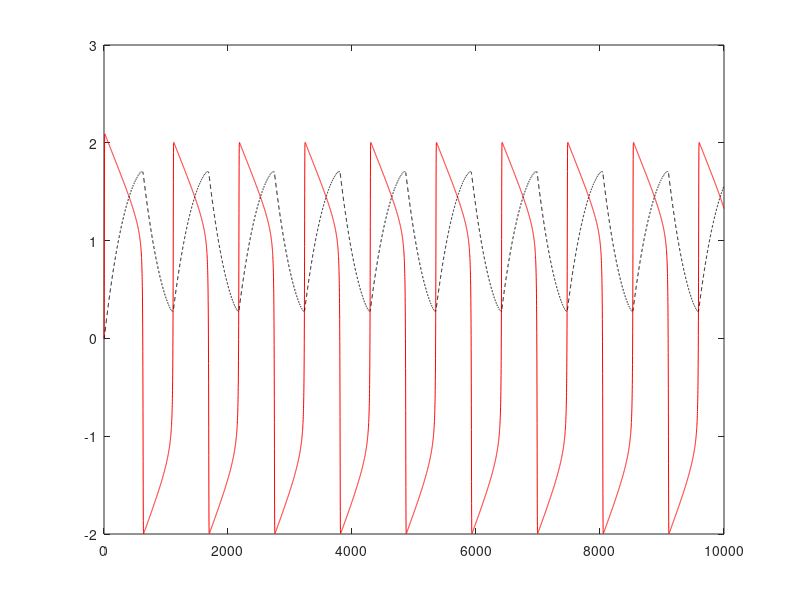

Source code (MATLAB):
Tmax=10000;dt=0.02;
V=zeros(1,Tmax);W=zeros(1,Tmax);
a=0.7;b=0.8;c=10;I=1;
for T=1:Tmax-1
        V(T+1)=V(T)+dt*(  c*( - (V(T).^3)/3+ V(T) -W(T) + I ) );
        W(T+1)=W(T)+dt*(V(T)-b*W(T)+a)/c;
end
plot(1:Tmax,V,'r',1:Tmax,W,'k--');
